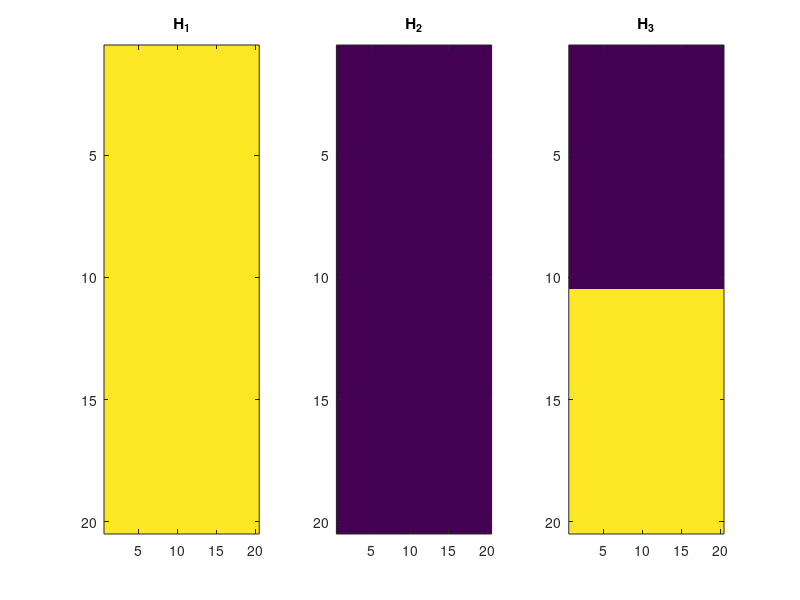

Reproduce this figure in MATLAB.
clc, clear, close all, format long


H1 = ones(20,20);
H2 = -1*H1;
H3 = [-1*ones(10,20); ones(10,20)];


figure(1)
subplot(1,3,1)
imagesc(H1,[-1 1])
title('H_1')
subplot(1,3,2)
imagesc(H2, [-1 1])
title('H_2')
subplot(1,3,3)
imagesc(H3, [-1 1])
title('H_3')
